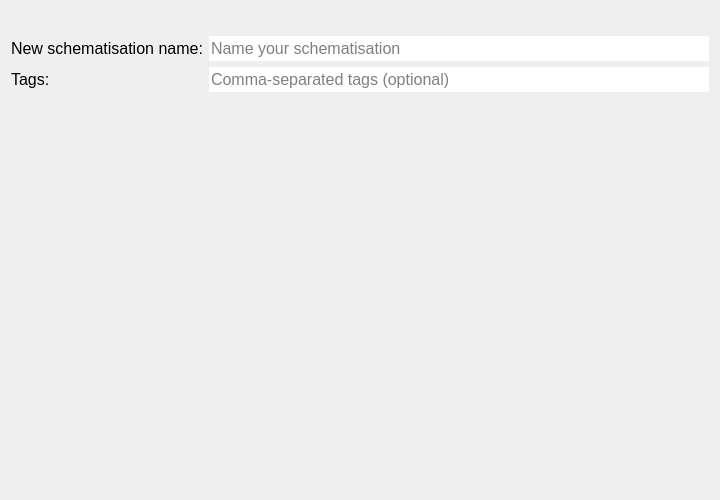
<?xml version="1.0" encoding="UTF-8"?>
<ui version="4.0">
 <class>Form</class>
 <widget class="QWidget" name="Form">
  <property name="windowModality">
   <enum>Qt::NonModal</enum>
  </property>
  <property name="geometry">
   <rect>
    <x>0</x>
    <y>0</y>
    <width>720</width>
    <height>500</height>
   </rect>
  </property>
  <property name="sizePolicy">
   <sizepolicy hsizetype="Preferred" vsizetype="Minimum">
    <horstretch>0</horstretch>
    <verstretch>0</verstretch>
   </sizepolicy>
  </property>
  <property name="minimumSize">
   <size>
    <width>720</width>
    <height>0</height>
   </size>
  </property>
  <property name="font">
   <font>
    <family>Segoe UI</family>
   </font>
  </property>
  <property name="windowTitle">
   <string>Form</string>
  </property>
  <property name="autoFillBackground">
   <bool>true</bool>
  </property>
  <layout class="QGridLayout" name="gridLayout">
   <item row="1" column="0">
    <spacer name="verticalSpacer_2">
     <property name="orientation">
      <enum>Qt::Vertical</enum>
     </property>
     <property name="sizeType">
      <enum>QSizePolicy::Fixed</enum>
     </property>
     <property name="sizeHint" stdset="0">
      <size>
       <width>20</width>
       <height>25</height>
      </size>
     </property>
    </spacer>
   </item>
   <item row="2" column="1">
    <widget class="QLineEdit" name="le_schematisation_name">
     <property name="sizePolicy">
      <sizepolicy hsizetype="Expanding" vsizetype="Preferred">
       <horstretch>0</horstretch>
       <verstretch>0</verstretch>
      </sizepolicy>
     </property>
     <property name="minimumSize">
      <size>
       <width>0</width>
       <height>25</height>
      </size>
     </property>
     <property name="maximumSize">
      <size>
       <width>16777215</width>
       <height>16777215</height>
      </size>
     </property>
     <property name="font">
      <font>
       <family>Segoe UI</family>
       <pointsize>12</pointsize>
      </font>
     </property>
     <property name="autoFillBackground">
      <bool>false</bool>
     </property>
     <property name="styleSheet">
      <string notr="true">QLineEdit {background-color: white;}</string>
     </property>
     <property name="maxLength">
      <number>80</number>
     </property>
     <property name="frame">
      <bool>false</bool>
     </property>
     <property name="placeholderText">
      <string>Name your schematisation</string>
     </property>
    </widget>
   </item>
   <item row="4" column="0">
    <spacer name="verticalSpacer">
     <property name="orientation">
      <enum>Qt::Vertical</enum>
     </property>
     <property name="sizeHint" stdset="0">
      <size>
       <width>20</width>
       <height>40</height>
      </size>
     </property>
    </spacer>
   </item>
   <item row="0" column="0" colspan="2">
    <layout class="QVBoxLayout" name="svg_lout"/>
   </item>
   <item row="2" column="0">
    <widget class="QLabel" name="label">
     <property name="sizePolicy">
      <sizepolicy hsizetype="Preferred" vsizetype="Preferred">
       <horstretch>0</horstretch>
       <verstretch>0</verstretch>
      </sizepolicy>
     </property>
     <property name="minimumSize">
      <size>
       <width>175</width>
       <height>25</height>
      </size>
     </property>
     <property name="maximumSize">
      <size>
       <width>16777215</width>
       <height>16777215</height>
      </size>
     </property>
     <property name="font">
      <font>
       <family>Segoe UI</family>
       <pointsize>12</pointsize>
      </font>
     </property>
     <property name="text">
      <string>New schematisation name:</string>
     </property>
    </widget>
   </item>
   <item row="3" column="0">
    <widget class="QLabel" name="label_2">
     <property name="minimumSize">
      <size>
       <width>175</width>
       <height>25</height>
      </size>
     </property>
     <property name="maximumSize">
      <size>
       <width>16777215</width>
       <height>16777215</height>
      </size>
     </property>
     <property name="font">
      <font>
       <family>Segoe UI</family>
       <pointsize>12</pointsize>
      </font>
     </property>
     <property name="text">
      <string>Tags:</string>
     </property>
    </widget>
   </item>
   <item row="3" column="1">
    <widget class="QLineEdit" name="le_tags">
     <property name="sizePolicy">
      <sizepolicy hsizetype="Expanding" vsizetype="Preferred">
       <horstretch>0</horstretch>
       <verstretch>0</verstretch>
      </sizepolicy>
     </property>
     <property name="minimumSize">
      <size>
       <width>0</width>
       <height>25</height>
      </size>
     </property>
     <property name="maximumSize">
      <size>
       <width>16777215</width>
       <height>16777215</height>
      </size>
     </property>
     <property name="font">
      <font>
       <family>Segoe UI</family>
       <pointsize>12</pointsize>
      </font>
     </property>
     <property name="styleSheet">
      <string notr="true">QLineEdit {background-color: white;}</string>
     </property>
     <property name="frame">
      <bool>false</bool>
     </property>
     <property name="placeholderText">
      <string>Comma-separated tags (optional)</string>
     </property>
    </widget>
   </item>
  </layout>
 </widget>
 <resources/>
 <connections/>
</ui>
